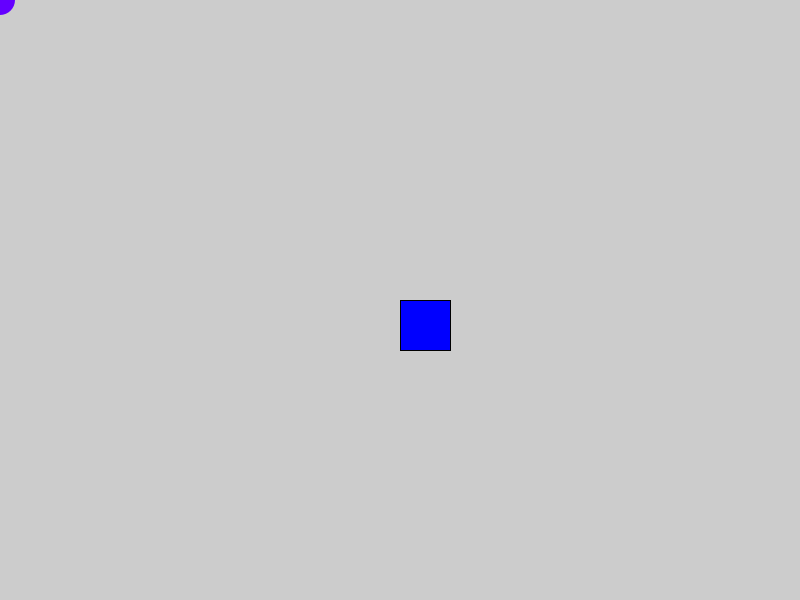
Frame 1 (no input)
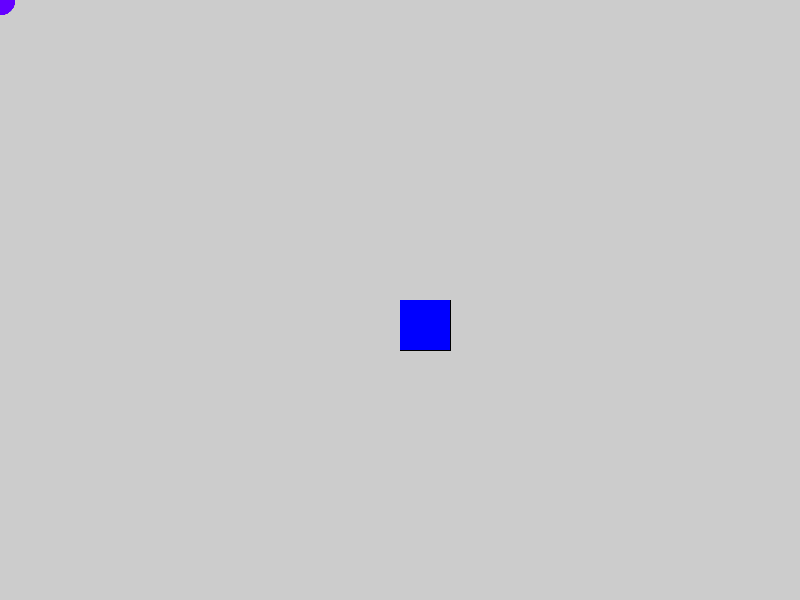
Frame 60 (the mouse pressed at the canvas centre just before this capture)
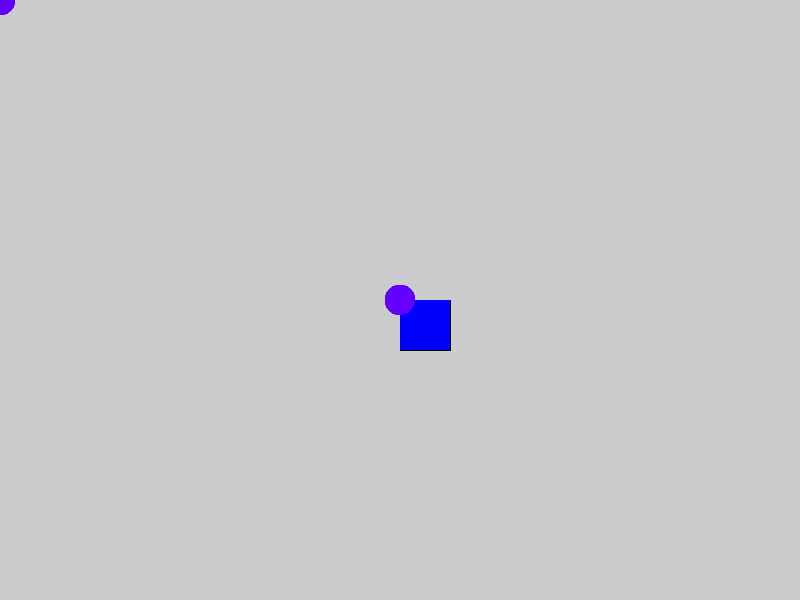
Frame 120 (the mouse held since frame 60 and released just before this capture)

The Processing sketch that drew these frames (run headless with seeded random() and noise(); from frame 60 on, the mouse is pressed at the canvas centre):

// Processing sketch: VoidFunctions
// ── VoidFunctions.pde
void setup() {

  size(800, 600);
}

void draw() {
  //background(255);
  brect(); 
  mousecircle(100, 0, 255, false);
  milestoKM(mouseX);
}
// ── functions.pde
void brect() {
  fill (0, 0, 255);
  rect(width/2, height/2, 50, 50);
}

void mousecircle(float red, float green, float blue, boolean strokeOn) {
  if (strokeOn) {
    stroke(0);
  } else {
    noStroke();
  }
  fill(red, green, blue);
  ellipse(mouseX, mouseY, 30, 30);
}

float milestoKM(float mile) {
  float KM = mile/1.6;
  println(KM);
  return KM;
}
